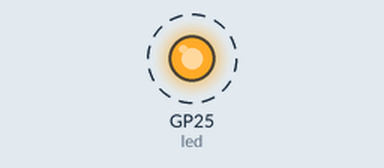
The program below on a simulated Raspberry Pi Pico running MicroPython. Shown: output pins drawn as LEDs (lit = HIGH). Dashed ring = blinking. What the program prints to the serial console is not drawn.

Above: at 0.1 s.
Timing chart, 0 to 3.0 s (numbered marks = the images above):
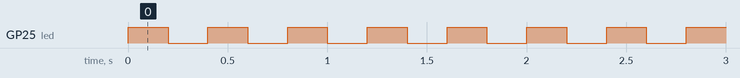

The program:

blink_fast.py
```python
"""
快速閃爍 LED
練習：調整閃爍頻率

學生可以修改 delay_time 變數來改變閃爍速度
"""

import machine
import time

# 初始化內建 LED
led = machine.Pin("LED", machine.Pin.OUT)

# 設定延遲時間（秒）
# 練習：試著改變這個值，看看 LED 閃爍速度的變化
delay_time = 0.2  # 0.2 秒 = 200 毫秒

print(f"LED 快速閃爍程式（延遲: {delay_time} 秒）")
print("按 Ctrl+C 停止程式")

try:
    while True:
        led.on()
        time.sleep(delay_time)
        led.off()
        time.sleep(delay_time)

except KeyboardInterrupt:
    print("\n程式已停止")
    led.off()
```

Measured:
- by itself, GP25 (led): alternates HIGH for 0.20 s and LOW for 0.20 s
